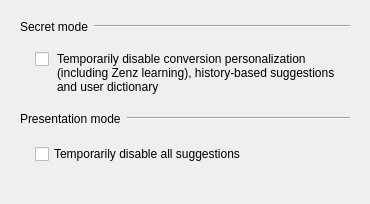
       <widget class="QWidget" name="privacyTab">
        <attribute name="title">
         <string>Privacy</string>
        </attribute>
        <layout class="QVBoxLayout" name="privacyTabLayout">
         <property name="spacing">
          <number>0</number>
         </property>
         <item>
          <widget class="QFrame" name="incognitoModeHeader">
           <property name="frameShape">
            <enum>QFrame::Shape::NoFrame</enum>
           </property>
           <layout class="QHBoxLayout" name="horizontalLayout_20">
            <property name="leftMargin">
             <number>9</number>
            </property>
            <property name="topMargin">
             <number>9</number>
            </property>
            <property name="rightMargin">
             <number>9</number>
            </property>
            <property name="bottomMargin">
             <number>9</number>
            </property>
            <property name="spacing">
             <number>6</number>
            </property>
            <item>
             <widget class="QLabel" name="label_10">
              <property name="text">
               <string>Secret mode</string>
              </property>
             </widget>
            </item>
            <item>
             <widget class="Line" name="line_11">
              <property name="sizePolicy">
               <sizepolicy hsizetype="MinimumExpanding" vsizetype="Fixed">
                <horstretch>0</horstretch>
                <verstretch>0</verstretch>
               </sizepolicy>
              </property>
              <property name="orientation">
               <enum>Qt::Orientation::Horizontal</enum>
              </property>
             </widget>
            </item>
           </layout>
          </widget>
         </item>
         <item>
          <widget class="QFrame" name="incognitoModeGroup">
           <property name="frameShape">
            <enum>QFrame::Shape::NoFrame</enum>
           </property>
           <layout class="QHBoxLayout" name="incognitoModeLayout">
            <property name="spacing">
             <number>8</number>
            </property>
            <property name="leftMargin">
             <number>24</number>
            </property>
            <property name="topMargin">
             <number>9</number>
            </property>
            <property name="rightMargin">
             <number>24</number>
            </property>
            <property name="bottomMargin">
             <number>9</number>
            </property>
            <item alignment="Qt::AlignmentFlag::AlignTop">
             <widget class="QCheckBox" name="incognitoModeCheckBox">
              <property name="text">
               <string/>
              </property>
              <property name="tristate">
               <bool>false</bool>
              </property>
              <property name="sizePolicy">
               <sizepolicy hsizetype="Fixed" vsizetype="Fixed">
                <horstretch>0</horstretch>
                <verstretch>0</verstretch>
               </sizepolicy>
              </property>
             </widget>
            </item>
            <item>
             <widget class="QLabel" name="incognitoModeMessage">
              <property name="sizePolicy">
               <sizepolicy hsizetype="Expanding" vsizetype="Preferred">
                <horstretch>1</horstretch>
                <verstretch>0</verstretch>
               </sizepolicy>
              </property>
              <property name="text">
               <string>Temporarily disable conversion personalization (including Zenz learning), history-based suggestions and user dictionary</string>
              </property>
              <property name="wordWrap">
               <bool>true</bool>
              </property>
              <property name="alignment">
               <set>Qt::AlignLeading|Qt::AlignLeft|Qt::AlignTop</set>
              </property>
             </widget>
            </item>
           </layout>
          </widget>
         </item>
         <item>
          <widget class="QFrame" name="presentationModeHeader">
           <property name="frameShape">
            <enum>QFrame::Shape::NoFrame</enum>
           </property>
           <layout class="QHBoxLayout" name="horizontalLayout_21">
            <property name="leftMargin">
             <number>9</number>
            </property>
            <property name="topMargin">
             <number>9</number>
            </property>
            <property name="rightMargin">
             <number>9</number>
            </property>
            <property name="bottomMargin">
             <number>9</number>
            </property>
            <property name="spacing">
             <number>6</number>
            </property>
            <item>
             <widget class="QLabel" name="label_12">
              <property name="text">
               <string>Presentation mode</string>
              </property>
             </widget>
            </item>
            <item>
             <widget class="Line" name="line_12">
              <property name="sizePolicy">
               <sizepolicy hsizetype="MinimumExpanding" vsizetype="Fixed">
                <horstretch>0</horstretch>
                <verstretch>0</verstretch>
               </sizepolicy>
              </property>
              <property name="orientation">
               <enum>Qt::Orientation::Horizontal</enum>
              </property>
             </widget>
            </item>
           </layout>
          </widget>
         </item>
         <item>
          <widget class="QFrame" name="presentationModeGroup">
           <property name="frameShape">
            <enum>QFrame::Shape::NoFrame</enum>
           </property>
           <layout class="QVBoxLayout" name="presentationModeLayout">
            <property name="spacing">
             <number>6</number>
            </property>
            <property name="leftMargin">
             <number>24</number>
            </property>
            <property name="topMargin">
             <number>9</number>
            </property>
            <property name="rightMargin">
             <number>24</number>
            </property>
            <property name="bottomMargin">
             <number>9</number>
            </property>
            <item>
             <widget class="QCheckBox" name="presentationModeCheckBox">
              <property name="text">
               <string>Temporarily disable all suggestions</string>
              </property>
             </widget>
            </item>
           </layout>
          </widget>
         </item>
         <item>
          <spacer name="privacyTabBottomSpacer">
           <property name="orientation">
            <enum>Qt::Orientation::Vertical</enum>
           </property>
           <property name="sizeHint" stdset="0">
            <size>
             <width>20</width>
             <height>20</height>
            </size>
           </property>
          </spacer>
         </item>
        </layout>
       </widget>
